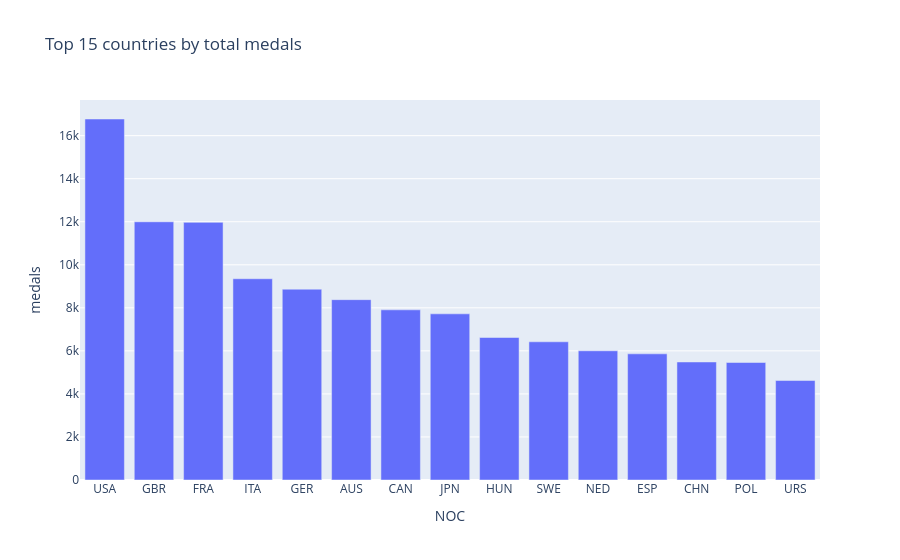

This figure's notebook cell:
### Markdown cell above
## Q2. Quels pays dominent historiquement les medailles?
**Narratif:** identifier les acteurs structurellement forts (base line-up des favoris 2028).

### Code cell
country_medals = (
    raw.groupby("NOC", as_index=False)["is_medal"]
    .sum()
    .rename(columns={"is_medal": "medals"})
    .sort_values("medals", ascending=False)
)

fig = px.bar(country_medals.head(15), x="NOC", y="medals", title="Top 15 countries by total medals")
fig.show()
country_medals.head(15)

### Figure 1 — Plotly figure (JSON) as saved in the notebook; plotly's stock layout.template omitted (floating-point values rounded to 4 significant figures)
{"data": [{"hovertemplate": "NOC=%{x}<br>medals=%{y}<extra></extra>", "legendgroup": "", "marker": {"color": "#636efa", "pattern": {"shape": ""}}, "name": "", "orientation": "v", "showlegend": false, "textposition": "auto", "type": "bar", "x": ["USA", "GBR", "FRA", "ITA", "GER", "AUS", "CAN", "JPN", "HUN", "SWE", "NED", "ESP", "CHN", "POL", "URS"], "xaxis": "x", "y": [16774, 11998, 11971, 9351, 8866, 8379, 7907, 7721, 6621, 6422, 6004, 5862, 5484, 5459, 4622], "yaxis": "y"}], "layout": {"barmode": "relative", "legend": {"tracegroupgap": 0}, "title": {"text": "Top 15 countries by total medals"}, "xaxis": {"anchor": "y", "domain": [0.0, 1.0], "title": {"text": "NOC"}}, "yaxis": {"anchor": "x", "domain": [0.0, 1.0], "title": {"text": "medals"}}}}
